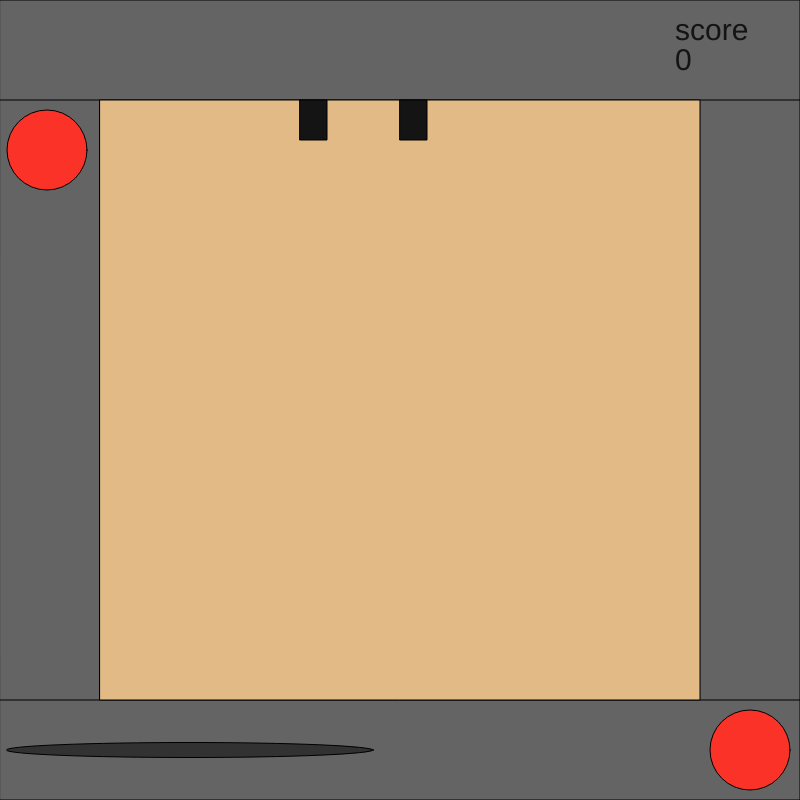
Frame 1 (no input)
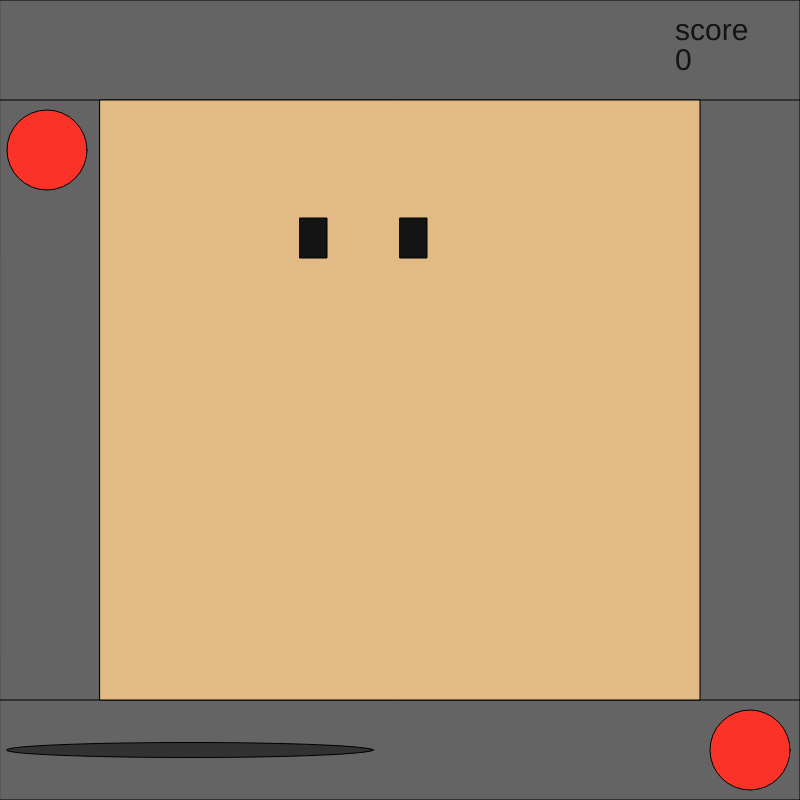
Frame 60 (no input)
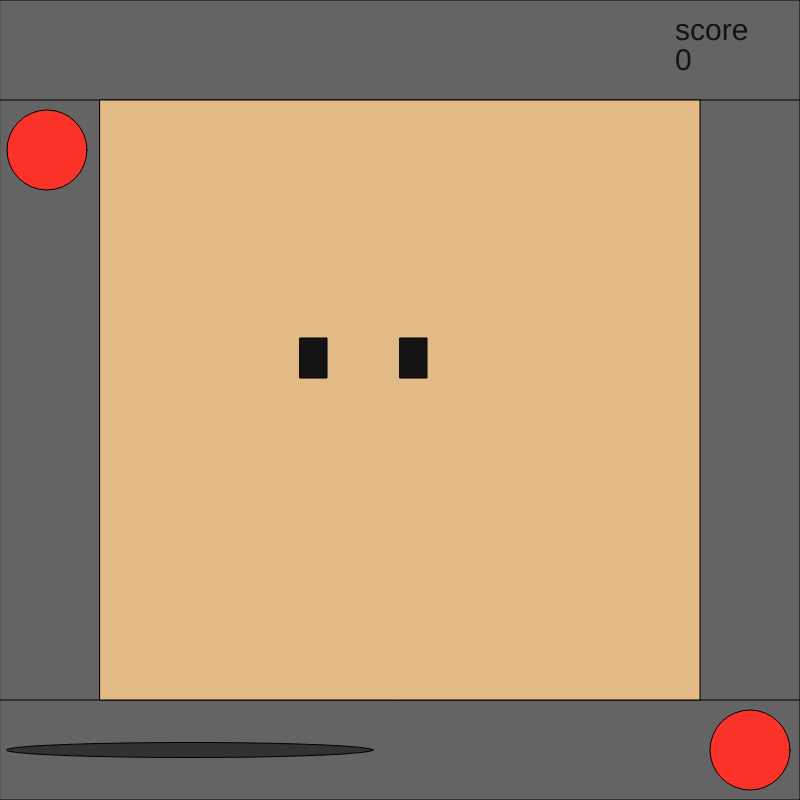
Frame 120 (the mouse pressed at the canvas centre since frame 60)

The p5.js sketch that drew these frames (run headless with seeded random() and noise() and a simulated clock; from frame 60 on, the mouse is pressed at the canvas centre):

// p5.js sketch
// ── sketch.js
var tank1Y = 100
var tank1X = 400
var tank2Y = 100
var tank2X = 300
var tank3Y = 100
var tank3X = 500

var mys = 0
var tankex = 0
var tankex2 = 0
var tankex3 = 0



function setup() {
  createCanvas(800, 800);
}

function draw() {
  background(220);
  fill(100, 100, 100);
  rect(0, 0, 100, 800);
  rect(700, 0, 100, 800);
  rect(0, 0, 800, 100);
  rect(0, 700, 800, 100);
  fill(250, 50, 40);
  ellipse(47,150,80)
  ellipse(750,750,80)
  fill(50,50,50)
  ellipse(190,750,367,15)
  fill(226,186,133)
  rect(100,100,600)
  fill(20,20,20)
  rect(tank1X,tank1Y,27,40)
  tank1Y = tank1Y + 2
  if (tank1Y > 660) {
    text('GAME OVER',325,400)
    tank1Y = tank1Y - 2
    
  }
  rect(tank2X,tank2Y,27,40)
  tank2Y = tank2Y + 2
  if (tank2Y > 660) {
    text('GAME OVER',325,400)
    tank2Y = tank2Y - 2
    
  }
    textSize(30);
  text("score", 675, 40);
  text(mys, 675, 70); 

  
  tankex = tankex -1
  if(tankex > 1 ){
    fill(240,20,30)
    rect(tank1X,tank1Y - 5,55,65)
  }
  tankex2 = tankex2 -1
  if(tankex2 > 1 ){
    fill(240,20,30)
    rect(tank2X,tank2Y - 5,55,65)
  }
  
  if(tankex == 0){
    tank1Y = 100
    tank1X = random(100,700)
    
  }
if(tankex2 == 0){
    tank2Y = 100
    tank2X = random(100,700)
    
  }

  
if(tankex > 0){
  tank1Y = tank1Y - 2
}

  if(tankex2 > 0){
  tank2Y = tank2Y - 2
}

}
function mousePressed(){
  if(mouseX > tank1X && mouseY > tank1Y && mouseX < tank1X+27 && mouseY < tank1Y + 40) {
    mys = mys + 1
    tankex = 45
  }
 
  if(mouseX > tank2X && mouseY > tank2Y && mouseX < tank2X+27 && mouseY < tank2Y + 40) {
    mys = mys + 1
    tankex2 = 45
  }  
  
}
